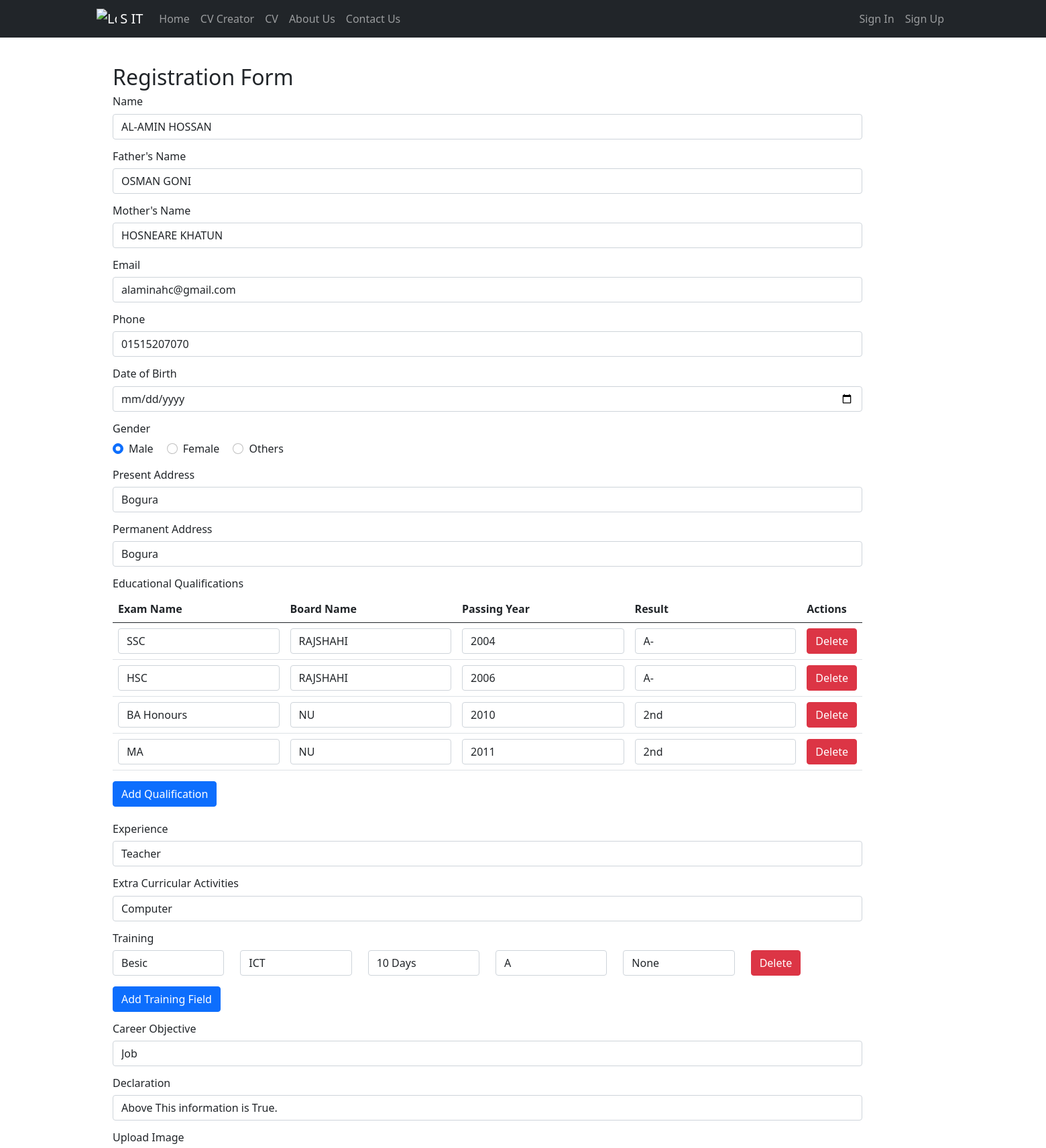
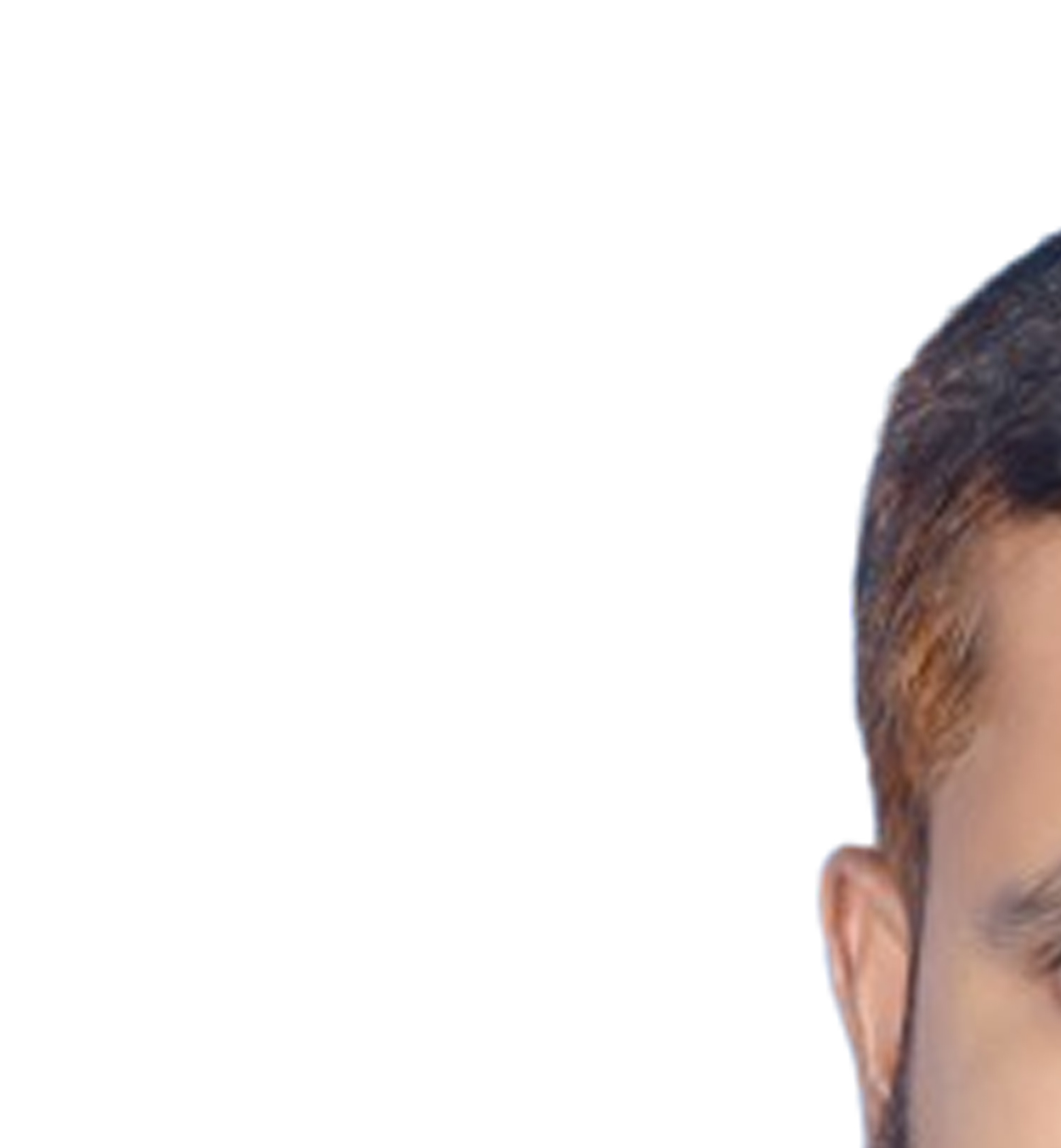
/cvupdate/1/ (upper part), run on the app's committed database (2 pictures, top to bottom).
### cvapp/models.py (models this page shows, shortened)
class CvCreate(models.Model):
    GENDER = (
        ('Male' , 'MALE'),
        ('Female' , 'FEMALE'),
        ('Others' , 'OTHERS'),
    )
    name = models.CharField(max_length = 25)
    father_name = models.CharField(max_length = 25)
    mother_name = models.CharField(max_length = 25)
    email = models.EmailField(max_length = 30,  blank = True, null = True)
    phone = models.CharField(max_length = 15)
    dob = models.DateField()
    gender = models.CharField(choices = GENDER, max_length=max(len(choices[0]) for choices in GENDER), default = 'MALE')
    present_address = models.CharField(max_length= 100, blank = True, null = True)
    permanent_address = models.CharField(max_length= 100, blank = True, null = True)
    exam_name1 = models.CharField(max_length= 50, blank = True, null = True)
    exam_board1 = models.CharField(max_length=15, blank = True, null = True)
    exam_passingyear1 = models.CharField(max_length=4, blank = True, null = True)
    exam_result1 = models.CharField(max_length=3, blank = True, null = True)
    exam_name2 = models.CharField(max_length= 50, blank = True, null = True)
    exam_board2 = models.CharField(max_length=15, blank = True, null = True)
    exam_passingyear2 = models.CharField(max_length=4, blank = True, null = True)
    exam_result2 = models.CharField(max_length=3, blank = True, null = True)
    exam_name3 = models.CharField(max_length= 50, blank = True, null = True)
    exam_board3 = models.CharField(max_length=15, blank = True, null = True)
    exam_passingyear3 = models.CharField(max_length=4, blank = True, null = True)
    exam_result3 = models.CharField(max_length=3, blank = True, null = True)
    exam_name4 = models.CharField(max_length= 50, blank = True, null = True)
    exam_board4 = models.CharField(max_length=15, blank = True, null = True)
    exam_passingyear4 = models.CharField(max_length=4, blank = True, null = True)
    exam_result4 = models.CharField(max_length=3, null = True, blank = True)
    experience = models.CharField(max_length= 150, blank = True, null = True)
    extra_curriculam = models.CharField(max_length= 150, blank = True, null = True)
    training_name = models.CharField(max_length= 50, blank = True, null = True)
    training_company = models.CharField(max_length= 50, blank = True, null = True)
    training_duration = models.CharField(max_length= 50, blank = True, null = True)
    training_achevment = models.CharField(max_length= 50, blank = True, null = True)
    training_place = models.CharField(max_length= 50, blank = True, null = True)
    career_object = models.CharField(max_length= 150, blank = True, null = True)
    declaration = models.CharField(max_length= 250, blank = True, null = True)
    image = models.ImageField(upload_to='image/', default = 'def.jpg', blank = True, null = True)

### cvapp/views.py (the view, shortened to what this page needs)
# urls.py: path('cvupdate/<int:id>/', cvupdate, name='cvupdate'),
def cvupdate(request, id):
    updatecv = CvCreate.objects.get(id = id)
    context = {
        'updatecv': updatecv
    }
    return render(request, 'cv_temp/updatecv.html', context)

### Template/cv_temp/updatecv.html (shortened to what this page needs)
{% extends 'base.html' %}
{% block body %}
<body>
<section class="vh-auto">
  <div class="container h-100">
    <div class="col-lg-12 col-xl-11">
<div class="container">
  <h2 class="mt-3">Registration Form</h2>
  <form method="POST">
    <div class="mb-3">
      <h6>Name</h6>
      <input type="text" class="form-control" id="name" value="{{updatecv.name}}" name="name" placeholder="Enter your name" required>
    </div>
    <div class="mb-3">
      <h6>Father's Name</h6>
      <input type="text" class="form-control" id="fatherName" value="{{updatecv.father_name}}" name="father_name" placeholder="Enter father's name" required>
    </div>
    <div class="mb-3">
      <h6>Mother's Name</h6>
      <input type="text" class="form-control" id="motherName" value="{{updatecv.mother_name}}" name="mother_name" placeholder="Enter mother's name" required>
    </div>
    <div class="mb-3">
      <h6>Email</h6>
      <input type="email" class="form-control" id="email" value="{{updatecv.email}}" name="email" placeholder="Enter your email" required>
    </div>
    <div class="mb-3">
      <h6>Phone</h6>
      <input type="tel" class="form-control" id="phone" value="{{updatecv.phone}}" name="phone" placeholder="Enter your phone number" required>
    </div>
    <div class="mb-3">
      <h6>Date of Birth</h6>
      <input type="date" class="form-control" id="dob" value="{{updatecv.dob}}" name="dob" required>
    </div>
    <div class="mb-3">
      <h6>Gender</h6>
      <div class="form-check form-check-inline">
        <input class="form-check-input" type="radio" name="gender" id="male" value="male" checked>
        <label class="form-check-label" for="male">Male</label>
      </div>
      <div class="form-check form-check-inline">
        <input class="form-check-input" type="radio" name="gender" id="female" value="female">
        <label class="form-check-label" for="female">Female</label>
      </div>
      <div class="form-check form-check-inline">
        <input class="form-check-input" type="radio" name="gender" id="others" value="Others">
        <label class="form-check-label" for="others">Others</label>
      </div>
    </div>
    <div class="mb-3">
      <h6>Present Address</h6>
      <input type="text" class="form-control" id="address" value="{{updatecv.present_address}}" name="present_address" rows="3" placeholder="Enter your present address">
    </div>
    <div class="mb-3">
      <h6>Permanent Address</h6>
      <input type="text" class="form-control" id="address" value="{{updatecv.permanent_address}}" name="permanent_address" rows="3" placeholder="Enter your present address">
    </div>
    <div class="mb-4">
      <h6>Educational Qualifications</h6>
      <table class="table">
        <thead>
          <tr>
            <th>Exam Name</th>
            <th>Board Name</th>
            <th>Passing Year</th>
            <th>Result</th>
            <th>Actions</th>
          </tr>
        </thead>
        <tbody>
          <tr>
            <td><input type="text" value="{{updatecv.exam_name1}}" name="exam_name1" class="form-control" placeholder="Exam Name"></td>
            <td><input type="text" value="{{updatecv.exam_board1}}" name="exam_board1" class="form-control" placeholder="Board Name"></td>
            <td><input type="text" value="{{updatecv.exam_passingyear1}}" name="exam_passingyear1" class="form-control" placeholder="Passing Year"></td>
            <td><input type="text" value="{{updatecv.exam_result1}}" name="exam_result1" class="form-control" placeholder="Result"></td>
            <td>
              <button type="button" class="btn btn-danger">Delete</button>
            </td>
          </tr>
          <tr>
            <td><input type="text" value="{{updatecv.exam_name2}}" name="exam_name2" class="form-control" placeholder="Exam Name"></td>
            <td><input type="text" value="{{updatecv.exam_board2}}" name="exam_board2" class="form-control" placeholder="Board Name"></td>
            <td><input type="text" value="{{updatecv.exam_passingyear2}}" name="exam_passingyear2" class="form-control" placeholder="Passing Year"></td>
            <td><input type="text" value="{{updatecv.exam_result2}}" name="exam_result2" class="form-control" placeholder="Result"></td>
            <td>
              <button type="button" class="btn btn-danger">Delete</button>
            </td>
          </tr>
          <tr>
            <td><input type="text" value="{{updatecv.exam_name3}}" name="exam_name3" class="form-control" placeholder="Exam Name"></td>
            <td><input type="text" value="{{updatecv.exam_board3}}" name="exam_board3" class="form-control" placeholder="Board Name"></td>
            <td><input type="text" value="{{updatecv.exam_passingyear3}}" name="exam_passingyear3" class="form-control" placeholder="Passing Year"></td>
            <td><input type="text" value="{{updatecv.exam_result3}}" name="exam_result3" class="form-control" placeholder="Result"></td>
            <td>
              <button type="button" class="btn btn-danger">Delete</button>
            </td>
          </tr>
          <tr>
            <td><input type="text" value="{{updatecv.exam_name4}}" name="exam_name4" class="form-control" placeholder="Exam Name"></td>
            <td><input type="text" value="{{updatecv.exam_board4}}" name="exam_board4" class="form-control" placeholder="Board Name"></td>
            <td><input type="text" value="{{updatecv.exam_passingyear4}}" name="exam_passingyear4" class="form-control" placeholder="Passing Year"></td>
            <td><input type="text" value="{{updatecv.exam_result4}}" name="exam_result4" class="form-control" placeholder="Result"></td>
            <td>
              <button type="button" class="btn btn-danger">Delete</button>
            </td>
          </tr>
        </tbody>
      </table>
      <button type="button" class="btn btn-primary">Add Qualification</button>
    </div>
    <div class="mb-3">
      <h6>Experience</h6>
      <input type="text" class="form-control" id="experience" value="{{updatecv.experience}}" name="experience" rows="3" placeholder="Enter your experience">
    </div>
    <div class="mb-3">
      <h6>Extra Curricular Activities</h6>
      <input type="text" class="form-control" id="activities" value="{{updatecv.extra_curriculam}}" name="extra_curriculam" rows="3" placeholder="Enter your extra curricular activities">
    </div>
    <div class="mb-3">
      <h6>Training</h6>
      <div id="trainingFields">
        <div class="row mb-3">
          <div class="col">
            <input type="text" class="form-control" value="{{updatecv.training_name}}" name="training_name" placeholder="Title">
          </div>
          <div class="col">
            <input type="text" class="form-control" value="{{updatecv.training_company}}" name="training_company" placeholder="Provider Name" >
          </div>
          <div class="col">
            <input type="text" class="form-control" value="{{updatecv.training_duration}}" name="training_duration" placeholder="Duration" >
          </div>
          <div class="col">
            <input type="text" class="form-control" value="{{updatecv.training_achevment}}" name="training_achevment" placeholder="Achevment" >
          </div>
          <div class="col">
            <input type="text" class="form-control" value="{{updatecv.training_place}}" name="training_place" placeholder="Place" >
          </div>
          <div class="col">
            <button type="button" class="btn btn-danger" onclick="deleteField(this)">Delete</button>
          </div>
        </div>
      </div>
      <button type="button" class="btn btn-primary" onclick="addField()">Add Training Field</button>
    </div>
    <div class="mb-3">
      <h6>Career Objective</h6>
      <input type="text" class="form-control" id="careerObjective" value="{{updatecv.career_object}}" name="career_object" rows="3" placeholder="Enter your career objective">
    </div>
    <div class="mb-3">
      <h6>Declaration</h6>
      <input type="text" class="form-control" id="careerObjective" value="{{updatecv.declaration}}" name="declaration" rows="3" placeholder="Enter your career objective"></textarea>
    </div>
    <div class="mb-3">
      <h6>Upload Image</h6>
      <img src="{{updatecv.image}}" alt="">
    </div>
  </form>
</div>
</div>
</div>
</section>
</body>
<br>
{% endblock body %}

### data on the page
CvCreate: name "AL-AMIN HOSSAN", father_name "OSMAN GONI", mother_name "HOSNEARE KHATUN", email "alaminahc@gmail.com", phone "01515207070", present_address "Bogura", permanent_address "Bogura", exam_name1 "SSC", exam_board1 "RAJSHAHI", exam_passingyear1 "2004", exam_result1 "A-", exam_name2 "HSC", exam_board2 "RAJSHAHI", exam_passingyear2 "2006", exam_result2 "A-", exam_name3 "BA Honours", exam_board3 "NU", exam_passingyear3 "2010", exam_result3 "2nd", exam_name4 "MA", exam_board4 "NU", exam_passingyear4 "2011", exam_result4 "2nd", experience "Teacher", extra_curriculam "Computer", training_name "Besic", training_company "ICT", training_duration "10 Days", training_achevment "A", training_place "None", career_object "Job", declaration "Above This information is True.", image (picture)
